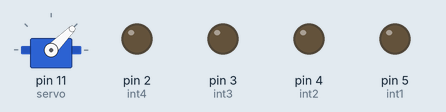
Recording of a sketch running on a simulated Arduino Uno, built with avr-gcc and run on an emulated ATmega328P. Shown: servo, output pins drawn as LEDs (lit = HIGH). Pins used as bus, display or sensor lines are not drawn.

Above: at 0.1 s.
At 2.1 s:
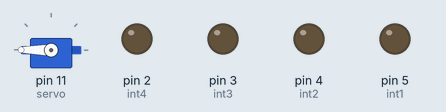
At 3.1 s:
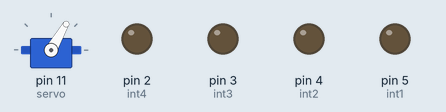
At 4.1 s:
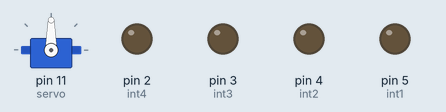
At 25.0 s:
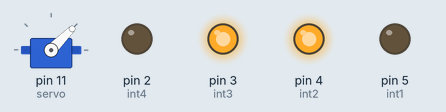
At 36.0 s:
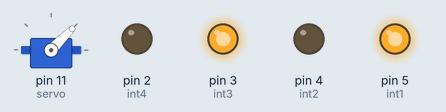
Timing chart, 0 to 37.5 s (numbered marks = the images above):
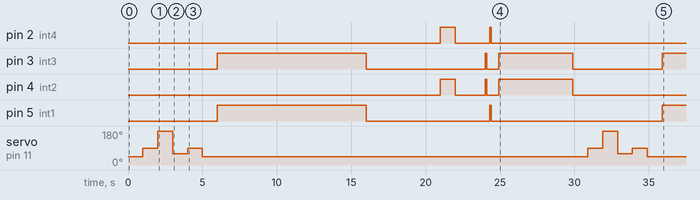

Measured:
- by itself, pin 2 (int4): LOW → HIGH at 21.0 s, → LOW 1.0 s later, → HIGH 2.3 s later, → LOW 0.10 s later
- by itself, pin 3 (int3): goes HIGH 10.0 s, LOW 8.0 s, HIGH 0.10 s, LOW 0.80 s, HIGH 5.0 s, LOW 6.0 s, then HIGH
- by itself, pin 4 (int2): goes HIGH 1.0 s, LOW 2.0 s, HIGH 0.10 s, LOW 0.80 s, HIGH 5.0 s, then LOW
- by itself, pin 5 (int1): goes HIGH 10.0 s, LOW 8.3 s, HIGH 0.10 s, LOW 11.5 s, then HIGH
- by itself, servo on pin 11 (servo): 45° → 90° at 1.0 s, → 180° 1.0 s later, → 60° 1.0 s later, → 90° 1.0 s later, … (10 changes in this stretch)

The sketch:

Mycar.ino
```cpp
#include <NewPing.h>
#include <SoftwareSerial.h>
#include <Servo.h>
#include <LiquidCrystal.h>

#define int1 5
#define int2 4
#define int3 3
#define int4 2
const int trigPin = 9;
const int echoPin = 10;


#define SPEED 255 //160-255

SoftwareSerial sonar_serial(6,7); //RX, TX


#define TRIGGER_PIN 8
#define ECHO_PIN 7
#define MAX_DISTANCE 200//MMaximum distanta masurata
NewPing sonar(TRIGGER_PIN, ECHO_PIN, MAX_DISTANCE);


Servo servo;

void setup() {
  pinMode(int1, OUTPUT);
  pinMode(int2, OUTPUT);
  pinMode(int3, OUTPUT);
  pinMode(int4, OUTPUT);
  sonar_serial.begin(9600);
  servo.attach(11);

pinMode(trigPin, OUTPUT);
pinMode(echoPin, INPUT);
}

void loop() {
/*  unsigned int uS = sonar.ping();
  int val = uS / US_ROUNDTRIP_CM; //Convertor distanta in cm
  if((val > 1) && (val<20)){
    delay(100);
    recover();
  }
  else{
    int command = sonar_serial.read();
    if(command != -1){
      switch (command){
        case 'F':forward(); break;
        case 'B':back(); break;
        case 'L':left(); break;
        case 'R':right(); break;
        case 'K':stop(); break;

      }
      delay(10);
    }
  }*/
  digitalWrite(trigPin, LOW);
delayMicroseconds(2);
digitalWrite(trigPin, HIGH);
delayMicroseconds(10);
digitalWrite(trigPin, LOW);


  servo.write(45);
  delay(1000);
  servo.write(90);
  delay(1000);
    servo.write(180);
  delay(1000);
    servo.write(60);
  delay(1000);
    servo.write(90);
  delay(1000);
    servo.write(45);
  delay(1000);


  forward();
  delay(5000);


  forward();
  delay(5000);
  stop();
  delay(5000);

  back();
  delay(1000);
  stop();
  delay(2000);
   left();
  delay(100);
  stop();
  delay(200);


  right();
  delay(100);
  stop();
  delay(500);


left();
delay(5000);
stop();


}


void recover(){
  back();
  delay(800);
  left();
  delay(500);
  forward();
}

void forward(){
  stop();
  analogWrite(int1, SPEED);
  analogWrite(int3, SPEED);
}

void back(){
  stop();
  analogWrite(int2, SPEED);
  analogWrite(int4, SPEED);
}

void left(){
  stop();
  analogWrite(int3, SPEED);
  analogWrite(int2, SPEED);

  }
  void right(){

    analogWrite(int4, SPEED);
    analogWrite(int1, SPEED);
}


void stop()
{
  analogWrite(int1, 0);
  analogWrite(int2, 0);
  analogWrite(int3, 0);
  analogWrite(int4, 0);
}
```
